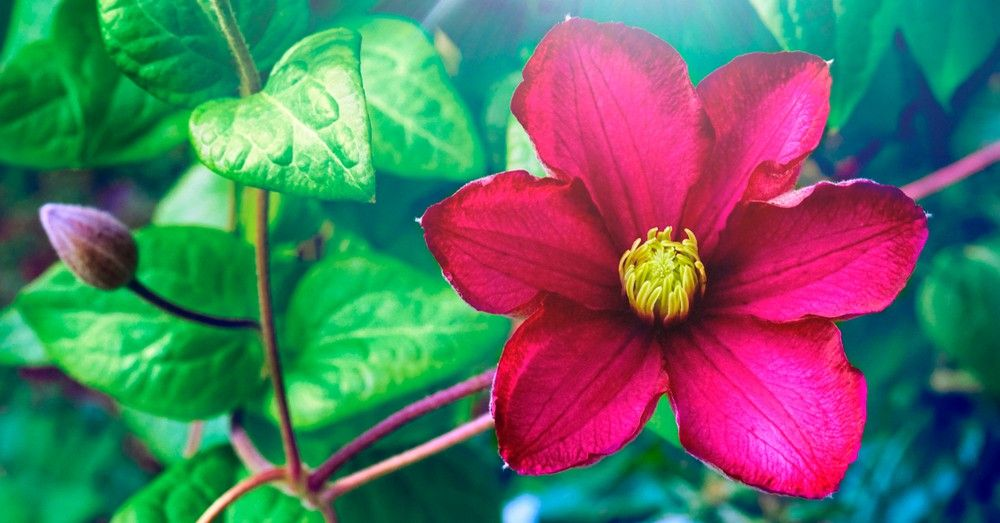
//> input picture 3año/FSIV/i72gogiaP4/i72gogia/imagenes/flor.jpg, 1000 x 523 px
$ ./usm_enhance '-i=../../../../3año/FSIV/i72gogiaP4/i72gogia/imagenes/ciclista_original.jpg' '../../../../3año/FSIV/i72gogiaP4/i72gogia/imagenes/flor.jpg' out.png   (built with g++ and OpenCV 4)
//> lines starting //> are read from the running program, lines starting //| are printed output that depends on the picture
### MASTER UNIVERSITARIO EN INTELIGENCIA COMPUTACIONAL E INTERNET DE LAS COSAS/Vision 3D y Aplicaciones(V3D)/Semana1/Practica3/common_code.hpp
#pragma once
#include <opencv2/core.hpp>


/**
 * @brief Apply an unsharp mask enhance to the input image.
 * @arg[in] in is the input image.
 * @arg[in] g is the enhance's gain.
 * @arg[in] r is the window's radius.
 * @arg[in] filter_type specifies which filter to use. 0->Box, 1->Gaussian.
 * @arg[out] unsharp_mask if it is not nullptr, save the unsharp mask used.
 * @pre !in.empty()
 * @pre g>=0.0
 * @pre r>0
 * @pre filter_type is {0, 1}
 * @post ret_v.rows==in.rows && ret_v.cols==in.cols
 * @post ret_v.type()==CV_32FC1
 */
cv::Mat fsiv_usm_enhance(cv::Mat  const& in, double g=1.0, int r=1,
                         int filter_type=0,
                         cv::Mat* unsharp_mask=nullptr);

### MASTER UNIVERSITARIO EN INTELIGENCIA COMPUTACIONAL E INTERNET DE LAS COSAS/Vision 3D y Aplicaciones(V3D)/Semana1/Practica3/common_code.cpp
#include <opencv2/imgproc.hpp>
#include "common_code.hpp"
#include <iostream>

cv::Mat
fsiv_usm_enhance(cv::Mat  const& in, double g, int r,
                 int filter_type, cv::Mat *unsharp_mask)
{
    CV_Assert(!in.empty());
    CV_Assert(in.type()==CV_32FC1);
    CV_Assert(r>0);
    CV_Assert(filter_type>=0 && filter_type<=1);
    CV_Assert(g>=0.0);
    cv::Mat out = in.clone();
    //TODO
    //Hint: use your cv::blur or cv::GaussianBlur.
    //Remenber: filter size = 2*r +1.
    cv::Mat aux;
    if(filter_type==0){
        blur(in, aux, cv::Size(2*r +1,2*r +1));
    }else if(filter_type==1){
        GaussianBlur(in, aux, cv::Size(2*r +1, 2*r +1), 0);
    }else{
        std::cout<<"Mascara incorrecta"<<std::endl;
    }

    if(unsharp_mask != nullptr){
        aux.copyTo(*unsharp_mask);
    }

// [5 lines of commented-out code are left out]
    out = (g+1)*in-g*aux;


    //
    CV_Assert(out.size()==in.size());
    CV_Assert(out.type()==in.type());
    return out;
}

### MASTER UNIVERSITARIO EN INTELIGENCIA COMPUTACIONAL E INTERNET DE LAS COSAS/Vision 3D y Aplicaciones(V3D)/Semana1/Practica3/usm_enhance.cpp
/*!
  Esto es un esqueleto de programa para usar en las prácticas
  de Visión Artificial.

  Se supone que se utilizará OpenCV.

  Para compilar, puedes ejecutar:
    g++ -Wall -o esqueleto esqueleto.cc `pkg-config opencv --cflags --libs`

*/

#include <iostream>
#include <exception>

//Includes para OpenCV, Descomentar según los módulo utilizados.
#include <opencv2/core/core.hpp>
#include <opencv2/core/utility.hpp>
#include <opencv2/highgui/highgui.hpp>
#include <opencv2/imgproc/imgproc.hpp>
//#include <opencv2/calib3d/calib3d.hpp>

#include "common_code.hpp"

const cv::String keys =
    "{help h usage ? |      | print this message.}"
    "{i interactive  |      | Interactive mode.}"
    "{r radius       |1     | Window's radius. Default 1.}"
    "{g gain         |1.0   | Enhance's gain. Default 1.0}"
    "{f filter       |0     | Filter type: 0->Box, 1->Gaussian. Default 0.}"
    "{@input         |<none>| input image.}"
    "{@output        |<none>| output image.}"
    ;


int
main (int argc, char* const* argv)
{
    int retCode=EXIT_SUCCESS;

    try {
        cv::CommandLineParser parser(argc, argv, keys);
        parser.about("Apply an unsharp mask enhance to an image.");
        if (parser.has("help"))
        {
            parser.printMessage();
            return EXIT_SUCCESS;
        }

        //TODO: Get the CLI parameters.
        //Remenber: use parser.get< type >("xxx") for values.
        //  or parser.has("xxx") for flags.
        //
        int r = parser.get<int>("radius");
        float g = parser.get<float>("gain");
        int f = parser.get<int>("filter");
        cv::String input_n = parser.get<cv::String>("@input");
        cv::String output_n = parser.get<cv::String>("@output");
        //

        if (!parser.check())
        {
            parser.printErrors();
            return EXIT_FAILURE;
        }

        cv::Mat in;
        cv::Mat unsharp_mnask;
        cv::Mat out;

        //TODO: Load the input image as it is in the file.
        in = cv::imread(input_n, cv::IMREAD_ANYCOLOR);
//> in is the input picture: 523 rows x 1000 cols, CV_8UC3; mean B, G, R 100.1, 112, 87.7
        //

        if (in.empty())
        {
            std::cerr << "Error: could not open input image." << std::endl;
            return EXIT_FAILURE;
        }

        //TODO: use your function fsiv_usm_enhance()
        //Remenber: if the input is in RGB you we want only process the "luma".
        //Hint: use HSV color space to this. See cv::cvtColor.
        //Remenber: save the unsharp mask in "unsharp_mask" variable.
        cv::Mat hsv;
        //llamar a la funcion que convierte la matriz

        if(in.channels()==1){

            hsv = in.clone();

            hsv.convertTo(hsv,CV_32F, 1.0/255.0);

            out = fsiv_usm_enhance(hsv, g, r, f, &unsharp_mnask);

            out.convertTo(out, CV_8U, 255.0, 0.0);

        }else{

            cvtColor(in, hsv, cv::COLOR_BGR2HSV);
//> hsv: 523 rows x 1000 cols, CV_8UC3; mean H, S, V 105.2, 202.3, 163
            hsv.convertTo(hsv,CV_32F, 1.0/255.0);
//> hsv: 523 rows x 1000 cols, CV_32FC3; mean H, S, V 0.413, 0.793, 0.639

            std::vector<cv::Mat> channels;
            split(hsv, channels);
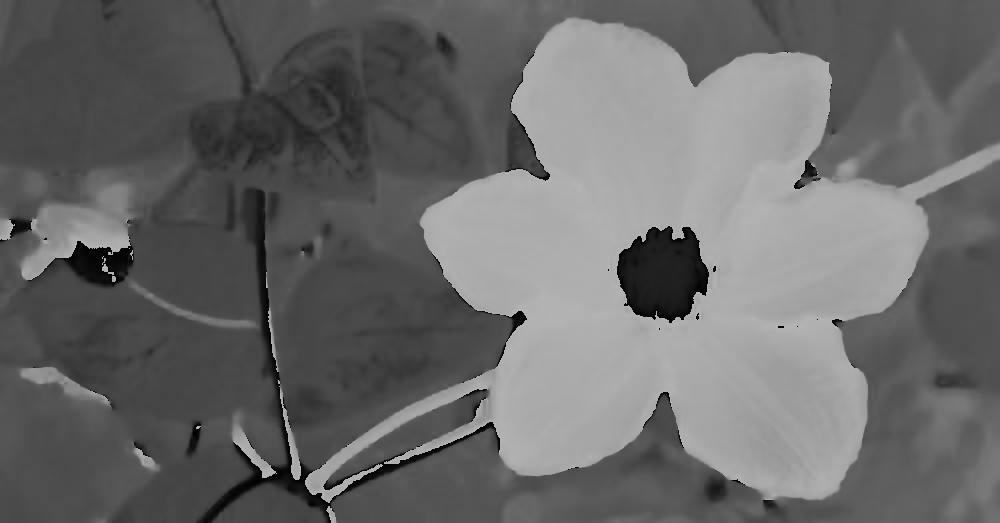
//> channels[0]: 523 rows x 1000 cols, CV_32FC1; min 0, max 0.702, mean 0.413
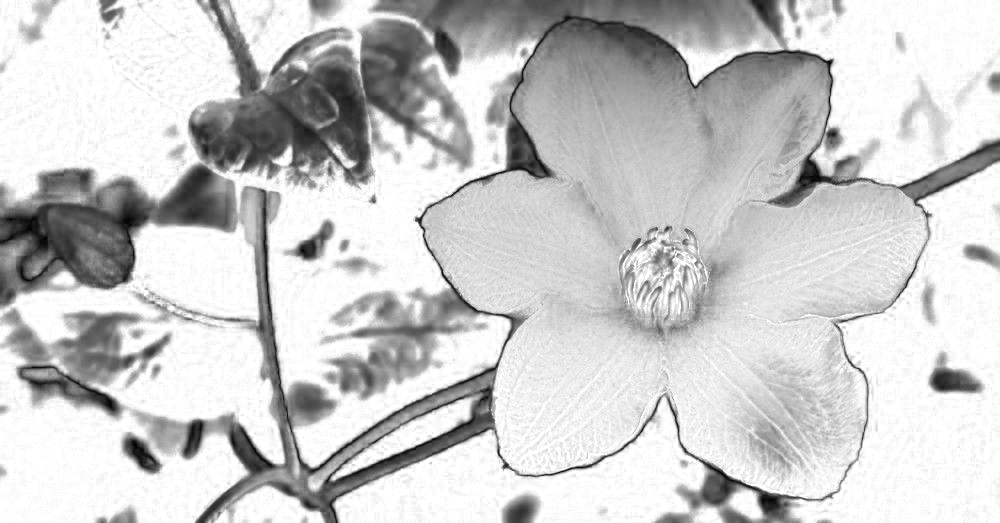
//> channels[1]: 523 rows x 1000 cols, CV_32FC1; min 0, max 1, mean 0.793
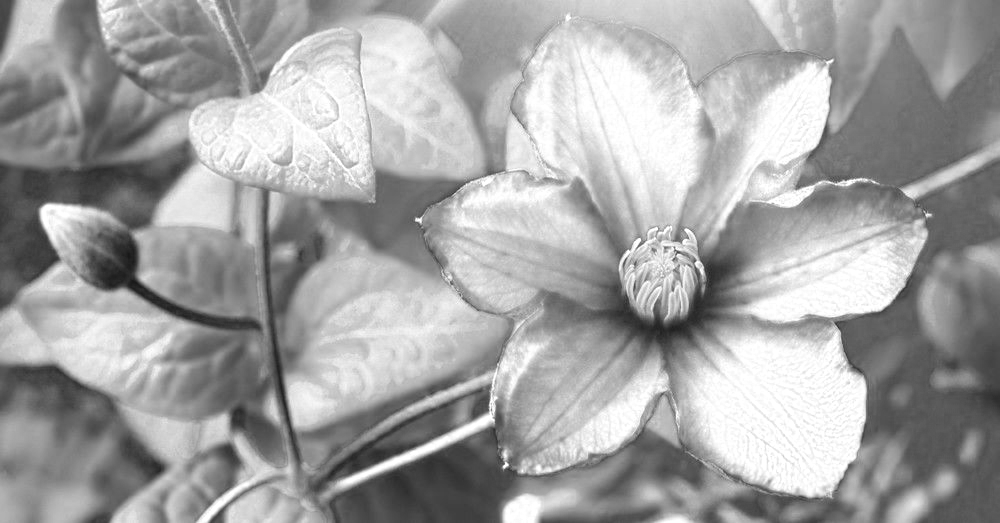
//> channels[2]: 523 rows x 1000 cols, CV_32FC1; min 0.0941, max 1, mean 0.639

            out = fsiv_usm_enhance(channels[2], g, r, f, &unsharp_mnask);
//> in fsiv_usm_enhance, `out = (g+1)*in-g*aux;`:
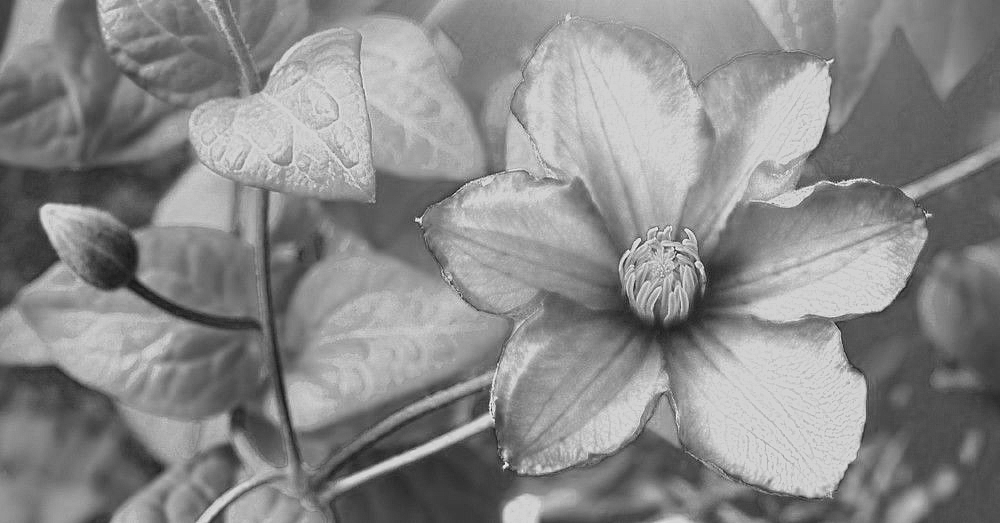
//> out: 523 rows x 1000 cols, CV_32FC1; min -0.0466, max 1.22, mean 0.639; drawn with min black and max white

            channels[2] = out.clone();

            merge(channels, hsv);
//> hsv: 523 rows x 1000 cols, CV_32FC3; mean H, S, V 0.413, 0.793, 0.639
            hsv.convertTo(hsv, CV_8U, 255.0, 0.0);
//> hsv: 523 rows x 1000 cols, CV_8UC3; mean H, S, V 105.2, 202.3, 162.9
            cvtColor(hsv, out, cv::COLOR_HSV2BGR);
//> out: 523 rows x 1000 cols, CV_8UC3
        }

        //

        cv::namedWindow("INPUT", cv::WINDOW_GUI_EXPANDED);
        cv::imshow ("INPUT", in);
        cv::namedWindow("OUTPUT", cv::WINDOW_GUI_EXPANDED);
        cv::imshow ("OUTPUT", out);
        cv::namedWindow("UNSHARP MASK", cv::WINDOW_GUI_EXPANDED);
        cv::imshow ("UNSHARP MASK", unsharp_mnask);
        int k = cv::waitKey(0)&0xff;
//> the space key is pressed
        if (k!=27)
        {
            //TODO
            //Almacena la imagen.
            bool SaveImage;
            SaveImage = imwrite(output_n, out);
            if (!SaveImage){
                    printf("!image saved failed!\n");

                }else{
                    printf("!image saved successful!\n");
                }
            //
        }
    }
    catch (std::exception& e)
    {
        std::cerr << "Capturada excepcion: " << e.what() << std::endl;
        retCode = EXIT_FAILURE;
    }
    return retCode;
}

$ run again, on 3año/FSIV/i72gogiaP4/i72gogia/imagenes/manos.jpg
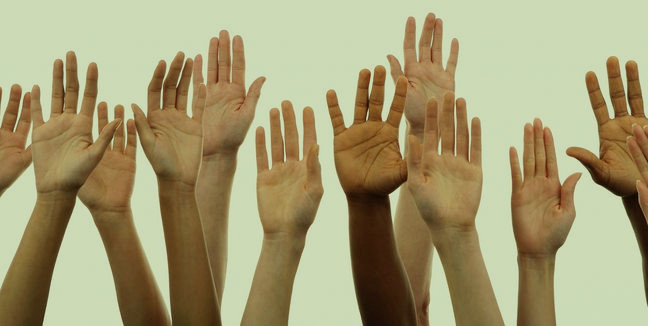
//> input picture 3año/FSIV/i72gogiaP4/i72gogia/imagenes/manos.jpg, 648 x 326 px
//> in is the input picture: 326 rows x 648 cols, CV_8UC3; mean B, G, R 117.7, 157.4, 165.4
//> `split(hsv, channels);`:
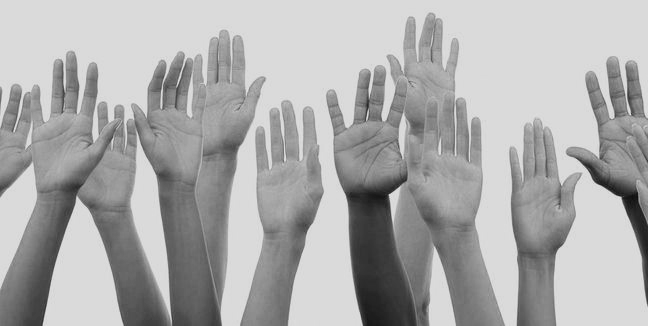
//> channels[2]: 326 rows x 648 cols, CV_32FC1; min 0.0588, max 0.902, mean 0.675
//> in fsiv_usm_enhance, `out = (g+1)*in-g*aux;`:
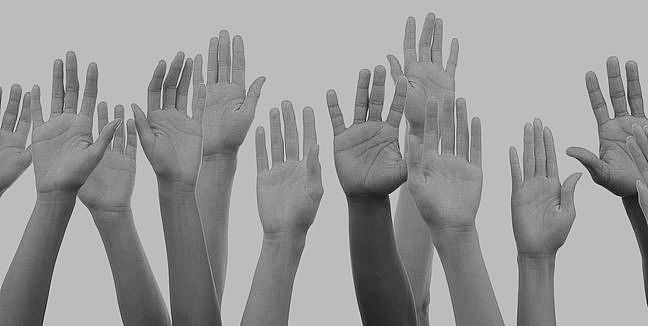
//> out: 326 rows x 648 cols, CV_32FC1; min -0.0802, max 1.18, mean 0.675; drawn with min black and max white

$ run again, on 3año/FSIV/i72gogiaP4/i72gogia/imagenes/avion.png
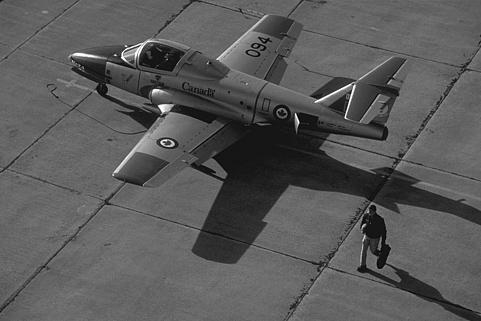
//> input picture 3año/FSIV/i72gogiaP4/i72gogia/imagenes/avion.png, 481 x 321 px
//> in is the input picture: 321 rows x 481 cols, CV_8UC1; min 0, max 255, mean 89.8
//> in fsiv_usm_enhance, `out = (g+1)*in-g*aux;`:
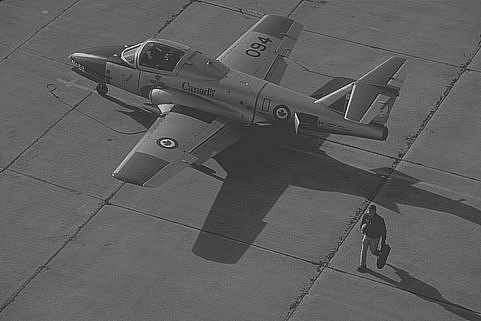
//> out: 321 rows x 481 cols, CV_32FC1; min -0.291, max 1.45, mean 0.352; drawn with min black and max white
